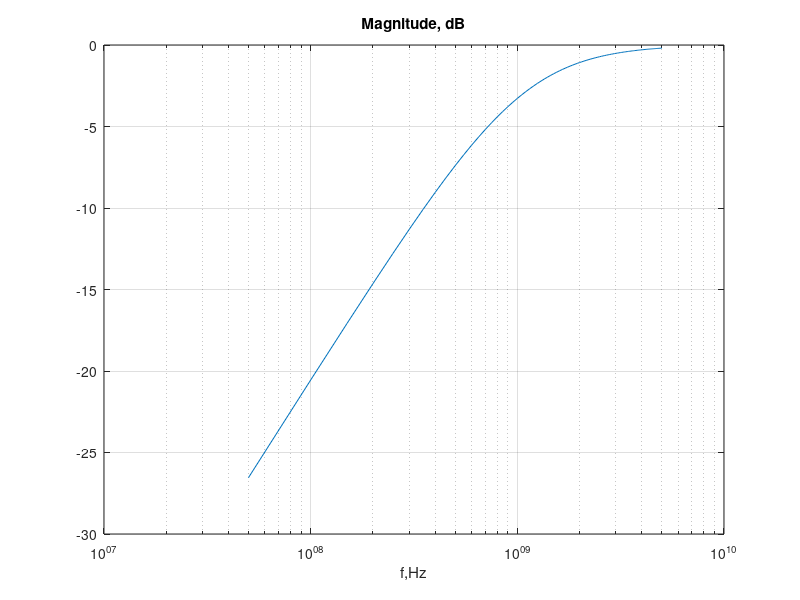
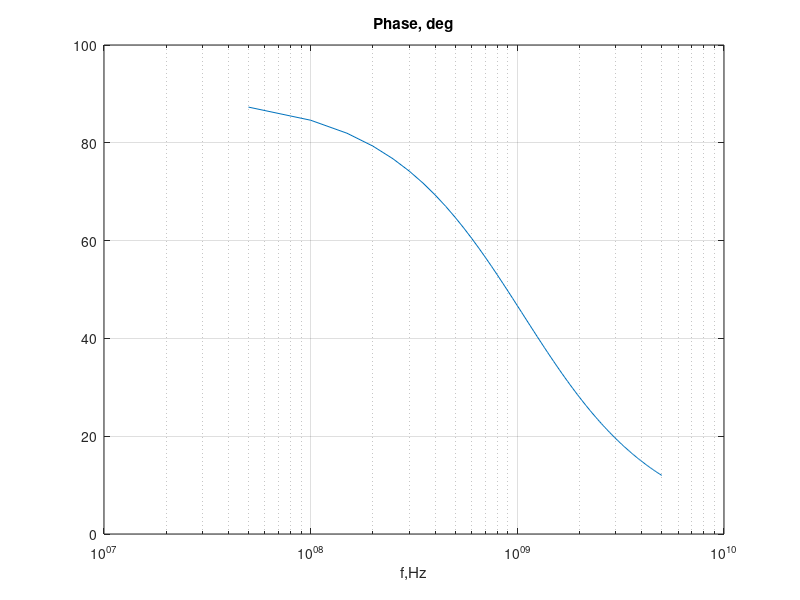

Write the MATLAB code that produced these figures, in order.
clear all
clc
close all
Vin=1;
f=50e6:50e6:5e9; %frequency array
R=50;C=3e-12;
om=2*pi*f;  %note om is an array here
ZC=-j./(om*C); %note "./" to divide element per element 
ZT=R+ZC;
I=Vin./ZT; %note "./" to divide element per element
%Output voltage = VR (High-pass)
Vout=I*R;
H=Vout/Vin; 
M=abs(H);
MdB=20*log10(M); % M in dB
Phi_deg=angle(H)*180/pi;
figure(1)
semilogx(f,MdB) %dB, log scale f
grid on
title('Magnitude, dB')
xlabel('f,Hz')
figure(2)
semilogx(f,Phi_deg) %phase, log scale f
grid on
title('Phase, deg')
xlabel('f,Hz')
